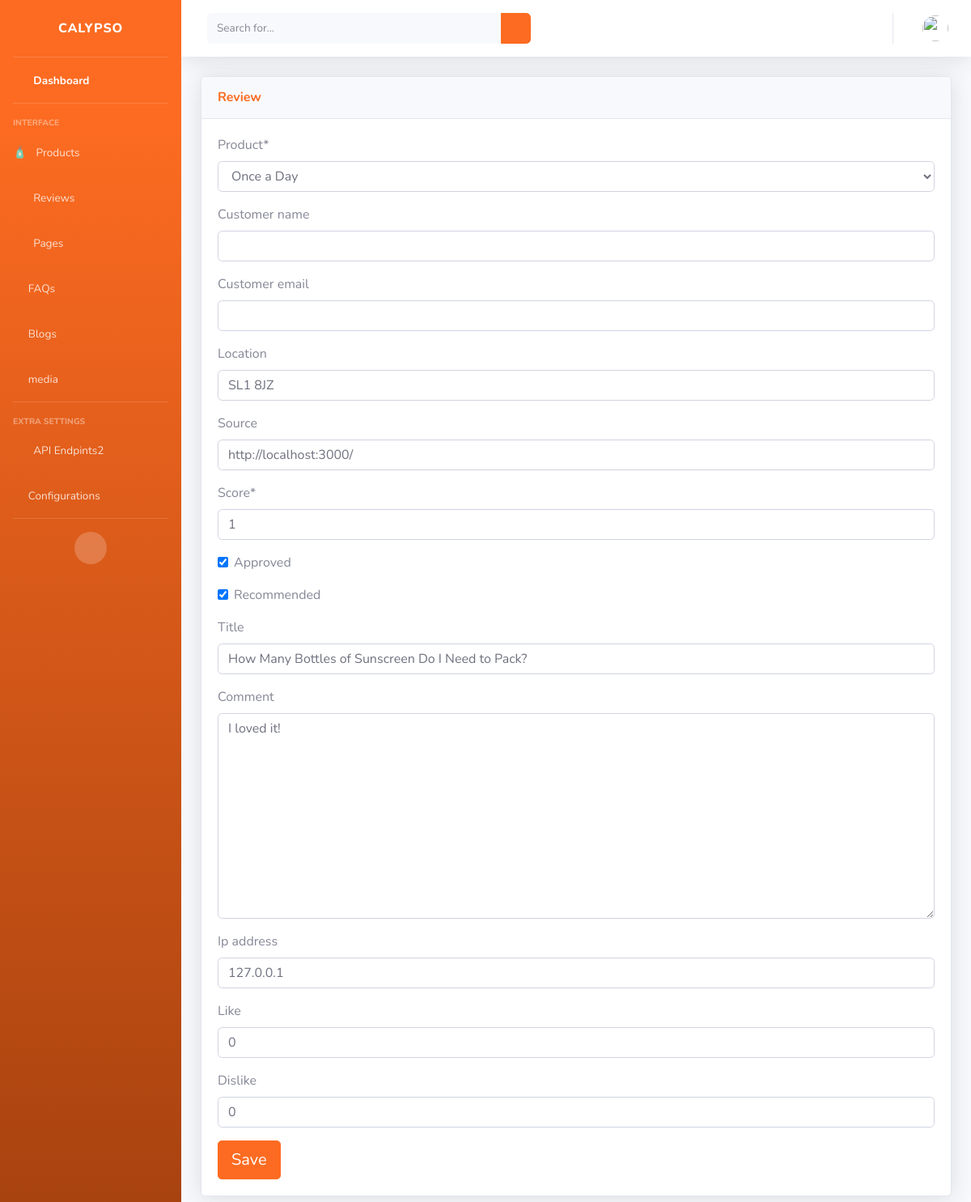
The page /dashboard/reviews/4/ (signed in) on the database its author committed.
### review/models.py (models this page shows, shortened)
class Review(models.Model):
    product = models.ForeignKey(
        Product, null=True, on_delete=models.SET_NULL)
    user = models.ForeignKey(User, verbose_name="user",
                             blank=True, null=True, on_delete=models.SET_NULL)
    customer_name = models.CharField(max_length=200, blank=True, null=True)
    customer_email = models.EmailField(max_length=254, blank=True, null=True)
    location = models.CharField(max_length=200, blank=True, null=True)
    source = models.CharField(max_length=200, blank=True, null=True)
    score = models.PositiveIntegerField()
    approved = models.BooleanField(default=False)
    recommended = models.BooleanField(default=False)
    title = models.CharField(max_length=200, blank=True, null=True)
    comment = models.TextField(blank=True)
    ip_address = models.GenericIPAddressField(blank=True, null=True)
    date_created = models.DateTimeField(auto_now_add=True)
    like = models.PositiveIntegerField(default=0, blank=True, null=True)
    dislike = models.PositiveIntegerField(default=0, blank=True, null=True)
    reply = models.ManyToManyField(
        Reply, related_name="review", verbose_name="Replies", blank=True)
    opened = models.BooleanField(default=False)
    class Meta:
        ordering = ("-date_created",)
    def save(self, *args, **kwargs):
        if self.score > 5:
            self.score = 5
        super(Review, self).save(*args, **kwargs)

### dashboard/views.py (the view)
# urls.py: path('reviews/<int:pk>/', views.ReviewEditView.as_view(),
class ReviewEditView(StaffRequiredMixin, UpdateView):
    model = Review
    template_name = 'dashboard/reviews/edit.html'
    form_class = ReviewForm
    success_url = reverse_lazy('dashboard:reviews')
    def get_queryset(self):
        queryset= super().get_queryset()
        review_pk = self.kwargs.get("pk")
        instance = self.model.objects.get(pk=review_pk)
        instance.opened = True
        instance.save()
        return queryset

### dashboard/forms.py
class ReviewForm(forms.ModelForm):
    class Meta:
        model = Review
        fields = "__all__"
        exclude = ['reply', 'user','opened']

### dashboard/views.py (called while the page is built)
    def test_func(self):
        return self.request.user.is_staff

### product/models.py (called while the page is built)
    def __str__(self):
        return self.name

### templates/dashboard/reviews/edit.html (shortened to what this page needs)
{% extends "dashboard/admin-base.html" %} {% load static %}
{% load crispy_forms_tags %}
{% block content %}
<div class="container-fluid">
  <div class="card shadow mb-4">
    <div class="card-header py-3">
      <h6 class="m-0 font-weight-bold text-primary">Review</h6>
    </div>
    <div class="card-body">
      <div class="table-responsive">
        <form method="POST">
          {{ form| crispy}}
          <button type="submit" class="btn btn-lg btn-primary">Save</button>
        </form>
      </div>
    </div>
  </div>
</div>
{% endblock %}

### rows shown on the page
Review: product "Once a Day", location "SL1 8JZ", source "http://localhost:3000/", score "1", approved "☑", recommended "☑", title "How Many Bottles of Sunscreen Do I Need to Pack?", comment "I loved it!", ip_address "127.0.0.1", like "0", dislike "0"
